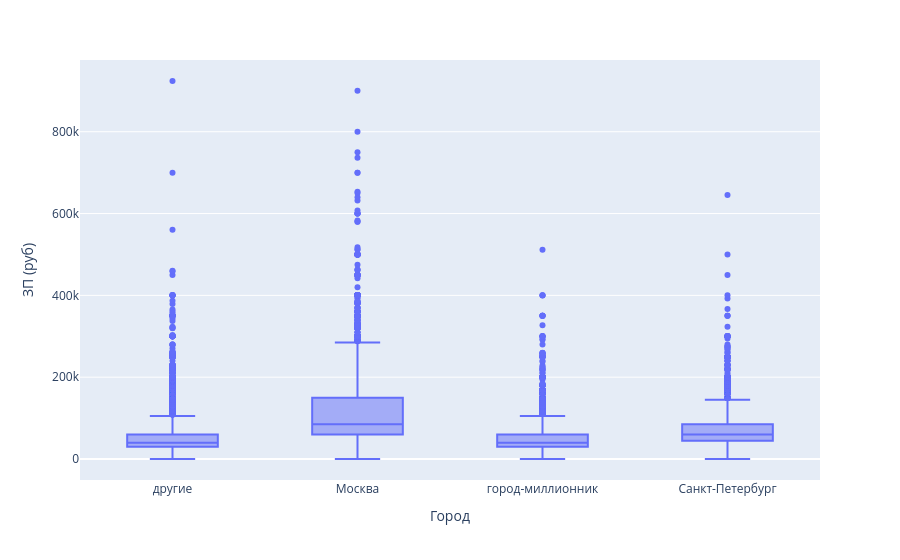

Write notebook code for a chart like this one.
### Markdown cell above
5. Постройте диаграмму, которая показывает распределение желаемой заработной платы (**"ЗП (руб)"**) в зависимости от города (**"Город"**). Используйте для диаграммы данные о резюме, где желая заработная плата меньше 1 млн рублей.
*Сделайте выводы по полученной диаграмме: как соотносятся медианные уровни желаемой заработной платы и их размах в городах? Как вы считаете, важен ли признак города при прогнозировании заработной платы?*

### Code cell
px.box(hh_data[hh_data['ЗП (руб)'] < 1_000_000], x = 'Город', y = 'ЗП (руб)')

### Figure 1 — Plotly figure (JSON) as saved in the notebook; plotly's stock layout.template omitted (floating-point values rounded to 4 significant figures; data arrays with more than 128 entries replaced by an {"elided": "..."} marker saying what was removed)
{"data": [{"alignmentgroup": "True", "hovertemplate": "Город=%{x}<br>ЗП (руб)=%{y}<extra></extra>", "legendgroup": "", "marker": {"color": "#636efa"}, "name": "", "notched": false, "offsetgroup": "", "orientation": "v", "showlegend": false, "type": "box", "x": {"elided": "44738 str values"}, "x0": " ", "xaxis": "x", "y": {"elided": "44738 float values"}, "y0": " ", "yaxis": "y"}], "layout": {"boxmode": "group", "legend": {"tracegroupgap": 0}, "margin": {"t": 60}, "xaxis": {"anchor": "y", "domain": [0, 1], "title": {"text": "Город"}}, "yaxis": {"anchor": "x", "domain": [0, 1], "title": {"text": "ЗП (руб)"}}}}
